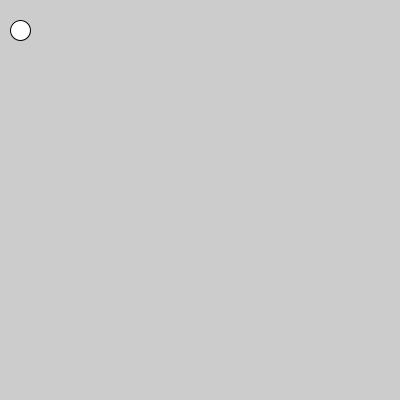
Frame 1 (no input)
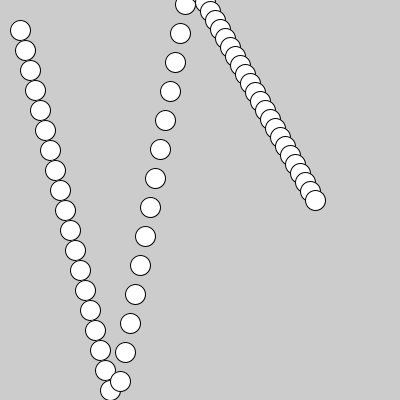
Frame 60 (the mouse pressed at the canvas centre just before this capture)
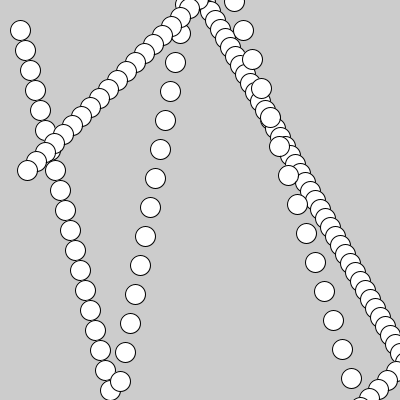
Frame 120 (the mouse held since frame 60 and released just before this capture)

The Processing sketch that drew these frames (run headless with seeded random() and noise(); from frame 60 on, the mouse is pressed at the canvas centre):

// Processing sketch: processing_158023
// ── processing_158023.pde

int counter;
int x=20;
int dx=5;
int y=30;
int dy=20;
void setup() {  //setup function called initially, only once
  size(400, 400);
  }
 
void draw() {  //draw function loops 
 ellipse(x,y,20,20);
 x=x+dx;
 
 if (x>400)
 dx=-9;

 if(x<0)
   dx=19;

y=y+dy;

if(y>400)
dy=-29;
 if(y<0)
dy=9;




}
